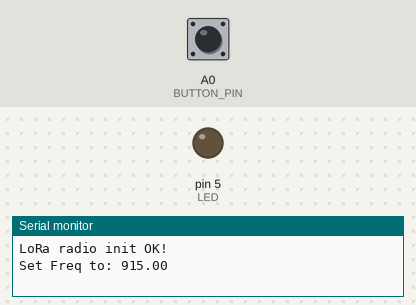
A sketch run on a simulated Arduino Uno, built with avr-gcc and run on an emulated ATmega328P. Shown: output pins drawn as LEDs (lit = HIGH), the last lines printed to the serial monitor. The test bench sets the inputs (shaded band); at power-on: A0 (BUTTON_PIN) LOW. No radio packets arrive unless stated; pins used as bus, display or sensor lines are not drawn.

Above: at 1.2 s.
1.3 s: A0 (BUTTON_PIN) pulled HIGH for 0.15 s
At 1.46 s:
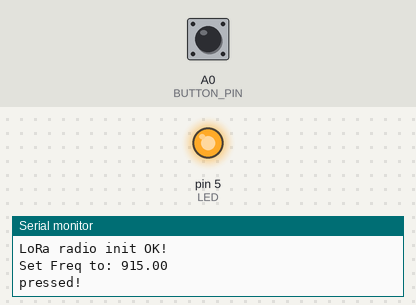
3.0 s: A0 (BUTTON_PIN) pulled HIGH for 3.2 s
At 7.0 s:
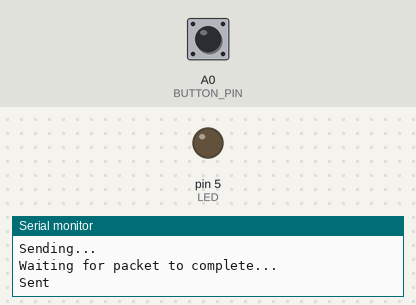
Timing chart, 0 to 8.5 s (numbered marks = the images above; inputs shaded):
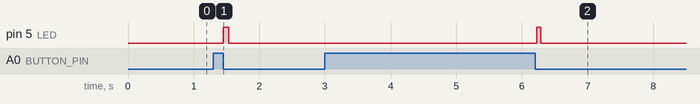

Measured:
- after the input at 1.3 s, pin 5 (LED): LOW → HIGH after 0.15 s, → LOW 0.08 s later
- after the input at 3.0 s, pin 5 (LED): LOW → HIGH after 3.2 s, → LOW 0.06 s later

The sketch:

mothbot_button.ino
```cpp
/*
 DESCRIPTION
 ====================
 This is an example of the Bounce2::Button class.
 When the user presses a physical button, it toggles a LED on or off.
 The Button class matches an electrical state to a physical action.
 Use .setPressedState(LOW or HIGH) to set the detection state for when the button is pressed.


 INSCRUCTIONS
 ====================

 Set BUTTON_PIN to the pin attached to the button.
 Set LED_PIN to the pin attached to a LED.

 */

#include <SPI.h>
#include <RH_RF95.h>

 // WE WILL attach() THE BUTTON TO THE FOLLOWING PIN IN setup()
#define BUTTON_PIN A0

// radio pins for mothbot
#define RFM95_CS 8
#define RFM95_RST 7
#define RFM95_INT 2
#define bufflength 100

// Change to 434.0 or other frequency, must match RX's freq!
#define RF95_FREQ 915.0

#define bufflength 100
char buf[bufflength];

#define LED 5

// Singleton instance of the radio driver
RH_RF95 rf95(RFM95_CS, RFM95_INT);


// DEFINE THE PIN FOR THE LED :
// 1) SOME BOARDS HAVE A DEFAULT LED (LED_BUILTIN)
//#define LED_PIN LED_BUILTIN
// 2) OTHERWISE SET YOUR OWN PIN
//#define LED_PIN 13

// Include the Bounce2 library found here :
// https://github.com/thomasfredericks/Bounce2
#include <Bounce2.h>

// INSTANTIATE A Button OBJECT FROM THE Bounce2 NAMESPACE
Bounce2::Button button = Bounce2::Button();

double last_lon=0.;
double last_lat=0.;

// SET A VARIABLE TO STORE THE LED STATE
int ledState = LOW;

void setup() {

  // BUTTON SETUP

  // SELECT ONE OF THE FOLLOWING :
  // 1) IF YOUR BUTTON HAS AN INTERNAL PULL-UP
  // button.attach( BUTTON_PIN ,  INPUT_PULLUP ); // USE INTERNAL PULL-UP
  // 2) IF YOUR BUTTON USES AN EXTERNAL PULL-UP
  button.attach( BUTTON_PIN, INPUT ); // USE EXTERNAL PULL-UP

  // DEBOUNCE INTERVAL IN MILLISECONDS
  button.interval(5);

  // INDICATE THAT THE LOW STATE CORRESPONDS TO PHYSICALLY PRESSING THE BUTTON
  button.setPressedState(LOW);

  // LED SETUP
  //pinMode(LED_PIN,OUTPUT);
  //digitalWrite(LED_PIN,ledState);

  Serial.begin(9600);

  pinMode(LED, OUTPUT);

  pinMode(RFM95_RST, OUTPUT);
  digitalWrite(RFM95_RST, HIGH);

  // manual reset
  digitalWrite(RFM95_RST, LOW);
  delay(10);
  digitalWrite(RFM95_RST, HIGH);
  delay(10);

  while (!rf95.init()) {
    Serial.println("LoRa radio init failed");
    Serial.println("Uncomment '#define SERIAL_DEBUG' in RH_RF95.cpp for detailed debug info");
    while (1);
  }
  Serial.println("LoRa radio init OK!");

  // Defaults after init are 434.0MHz, modulation GFSK_Rb250Fd250, +13dbM
  if (!rf95.setFrequency(RF95_FREQ)) {
    Serial.println("setFrequency failed");
    while (1);
  }
  Serial.print("Set Freq to: "); Serial.println(RF95_FREQ);

  // Defaults after init are 434.0MHz, 13dBm, Bw = 125 kHz, Cr = 4/5, Sf = 128chips/symbol, CRC on

  // The default transmitter power is 13dBm, using PA_BOOST.
  // If you are using RFM95/96/97/98 modules which uses the PA_BOOST transmitter pin, then
  // you can set transmitter powers from 5 to 23 dBm:
  rf95.setTxPower(23, false);

}

void getGPSInfoString(char *p, size_t len) {

String lon_value = String(last_lon,6);
String lat_value = String(last_lat,6);

sprintf(p, "[%s,%s];[",lat_value.c_str(),lon_value.c_str());

}

void loop() {
  // UPDATE THE BUTTON
  // YOU MUST CALL THIS EVERY LOOP
  button.update();

  // <Button>.pressed() RETURNS true IF THE STATE CHANGED
  // AND THE CURRENT STATE MATCHES <Button>.setPressedState(<HIGH or LOW>);
  if ( button.pressed() ) {

    // TOGGLE THE LED STATE :
    ledState = !ledState; // SET ledState TO THE OPPOSITE OF ledState
    digitalWrite(LED,ledState); // WRITE THE NEW ledState
    Serial.println("pressed!");


  Serial.println("Sending...");
  delay(10);

  getGPSInfoString(buf, bufflength);

  rf95.send((uint8_t *)buf, bufflength);

  Serial.println("Waiting for packet to complete...");
  delay(10);
  digitalWrite(LED, HIGH);
  rf95.waitPacketSent();
  digitalWrite(LED, LOW);
  Serial.println("Sent");

  }
}
```
